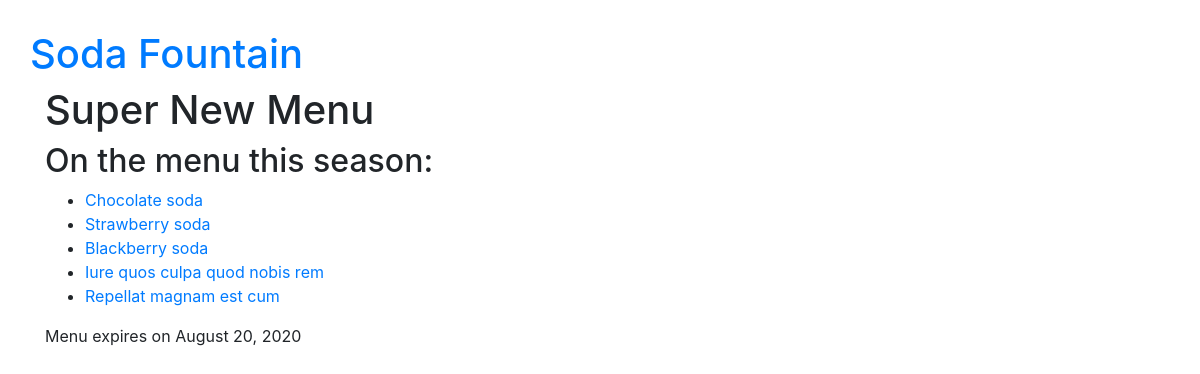
The app's page /menu/item/545/ with its own data.
### menu/models.py (models this page shows, shortened)
class Menu(models.Model):
    season = models.CharField(max_length=20) # Required Field
    items = models.ManyToManyField('Item', related_name='items')  # Required Field
    created_date = models.DateTimeField(default=timezone.now)  # Hidden Field
    expiration_date = models.DateField(blank=True, null=True)  # Optional Field

class Item(models.Model):
    name = models.CharField(max_length=200)
    description = models.TextField()
    chef = models.ForeignKey('auth.User', on_delete=models.CASCADE,)
    created_date = models.DateTimeField(default=timezone.now)
    standard = models.BooleanField(default=False)
    ingredients = models.ManyToManyField('Ingredient')
    def __str__(self):
        return self.name

### menu/views.py (the view)
# urls.py: path('menu/item/<pk>/', views.menu_detail, name='menu_detail'),
def menu_detail(request, pk):
    menu = models.Menu.objects.prefetch_related('items').get(pk=pk)
    return render(request, 'menu/menu_detail.html', {'menu': menu})

### menu/templates/menu/menu_detail.html (shortened to what this page needs)
{% extends 'base.html' %}
{% block content %}
    <div class="content container">
        <div class="row">
            <div class="col-md-8">
                <div class="post">
                    <h1>
                        {{ menu.season }}
                    </h1>
                    <h2>On the menu this season:</h2>
                    <ul>
                        {% for item in menu.items.all %}
                            <li><a href="{% url 'menu:item_detail' pk=item.pk %}">{{ item }}</a></li>
                        {% endfor %}
                    </ul>
                    {% if menu.expiration_date %}
                        <div class="date">
                            Menu expires on {{ menu.expiration_date|date:"F j, Y" }}
                        </div>
                    {% endif %}
                </div>
            </div>
        </div>
    </div>
{% endblock %}

### assets/css/menu_styles.css (style rules this page uses)
body { padding: 30px; }

### records on screen
Menu: season "Super New Menu", expiration_date "August 20, 2020"
Item: name "Chocolate soda"
Item: name "Strawberry soda"
Item: name "Blackberry soda"
Item: name "Iure quos culpa quod nobis rem"
Item: name "Repellat magnam est cum"
